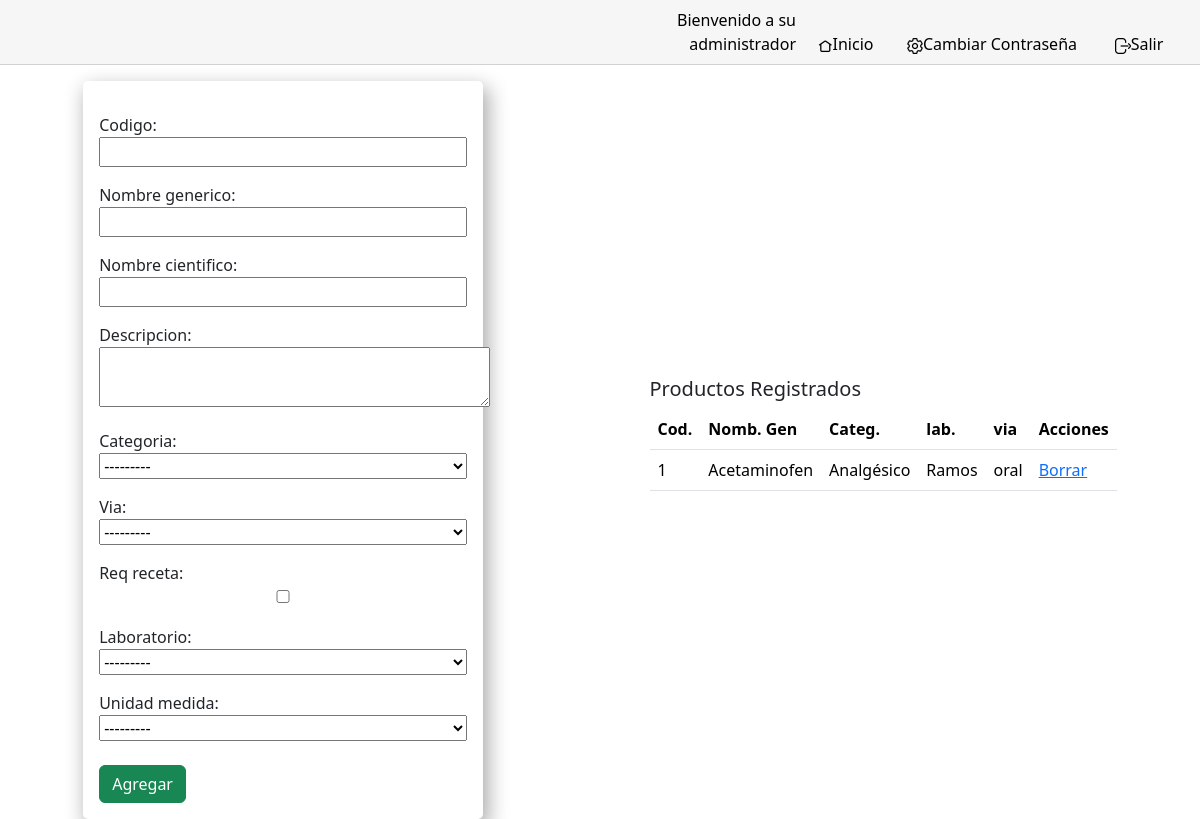
The app's page /productos, older data.
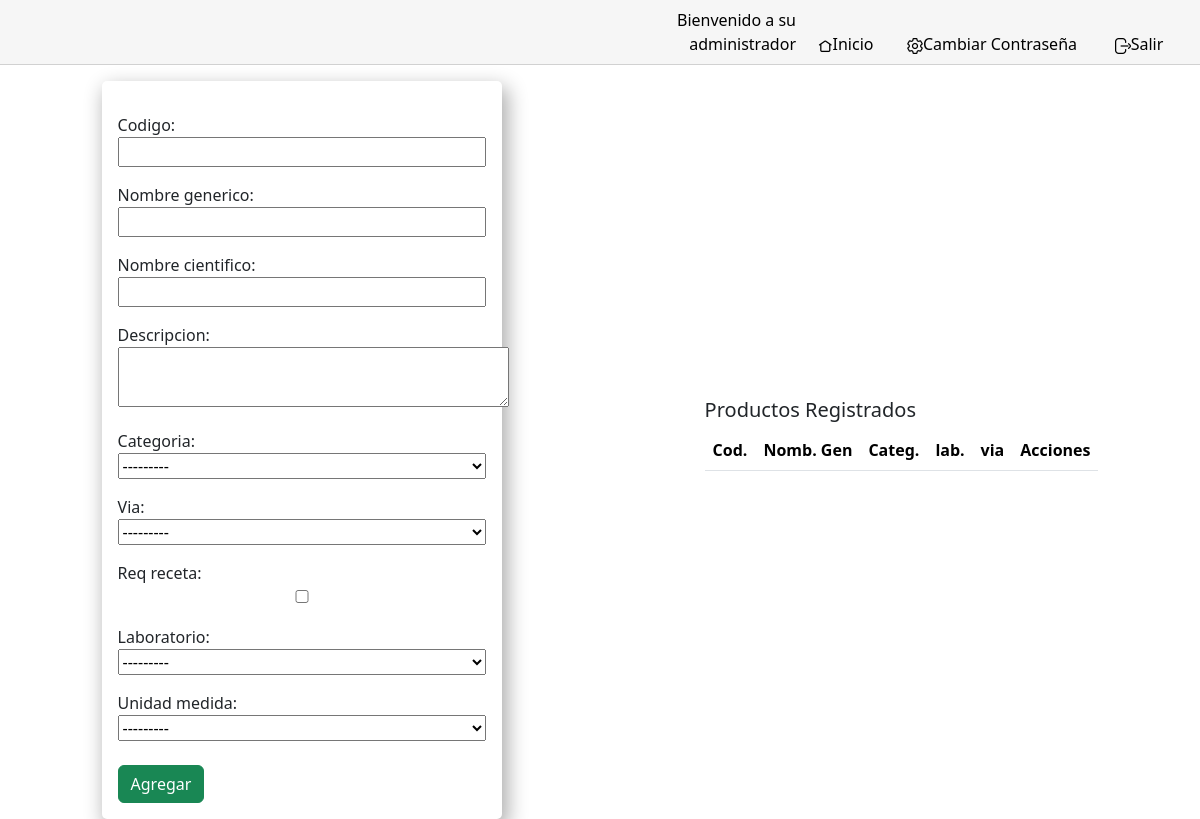
The same page, newer data.
### managefarmacia/models.py (models this page shows, shortened)
class producto(models.Model):
    codigo = models.CharField(max_length=50)
    nombre_generico = models.CharField(max_length=50)
    nombre_cientifico = models.CharField(max_length=50)
    descripcion = models.TextField()
    categoria = models.ForeignKey(categoria, on_delete=models.CASCADE)
    via = models.ForeignKey(via_consumo, on_delete=models.CASCADE)
    req_receta = models.BooleanField()
    laboratorio = models.ForeignKey(laboratorio, on_delete=models.CASCADE)
    unidad = models.ForeignKey(unidad_Medida, on_delete=models.CASCADE)
    precio = models.FloatField()
    fecha_vencimiento = models.DateField()
    cantidad = models.IntegerField()

class categoria(models.Model):
    nombre = models.CharField(max_length=50)
    def __str__(self):
        return f"{self.nombre}"

class laboratorio(models.Model):
    nombre = models.CharField(max_length=50)
    def __str__(self):
        return f"{self.nombre}"

class via_consumo(models.Model):
    nombre = models.CharField(max_length=50)
    def __str__(self):
        return f"{self.nombre}"

### managefarmacia/views.py (the view)
# urls.py: path("productos", views.productos_views, name="productos"),
def productos_views(request):
    return render(request, 'productos.html',{
        'form': nuevo_producto(),
        'productos': producto.objects.all().order_by('id').reverse()
    })

### managefarmacia/forms.py
class nuevo_producto(forms.Form):
    codigo = forms.CharField(max_length=50)
    nombre_generico = forms.CharField(max_length=50)
    nombre_cientifico = forms.CharField(max_length=50)
    descripcion = forms.CharField(widget=forms.Textarea(attrs={'style': 'max-height: 60px;'}))
    categoria = forms.ModelChoiceField(queryset=categoria.objects.all())
    via = forms.ModelChoiceField(queryset=via_consumo.objects.all())
    req_receta = forms.BooleanField()
    laboratorio = forms.ModelChoiceField(queryset=laboratorio.objects.all())
    unidad_Medida = forms.ModelChoiceField(queryset=unidad_Medida.objects.all())

### managefarmacia/models.py (called while the page is built)
    def __str__(self):
        return f"Unidad: {self.nombre} minimo: {self.minimo}"

### managefarmacia/templates/productos.html (shortened to what this page needs)
{% extends "layout.html" %}
{% load static %}
{% block body %}
<div class="col-12 d-flex align-items-center justify-content-around">
    <form class="col-4" id="form">
        {{ form }}
        <button type="button" class="mt-2 btn btn-success" onclick="nuevoProducto()">Agregar</button>
    </form>
    <div>
        <h5>Productos Registrados</h5>
        <div class="scroll-container">
            <table class="table">
                <thead class="thead-light">
                  <tr>
                    <th>Cod.</th>
                    <th>Nomb. Gen</th>
                    <th>Categ.</th>
                    <th>lab.</th>
                    <th>via</th>
                    <th>Acciones</th>
                  </tr>
                </thead>
                <tbody>
                  {% for i in productos %}
                  <tr>
                    <td>{{ i.codigo }}</td>
                    <td>{{ i.nombre_generico }}</td>
                    <td>{{ i.categoria }}</td>
                    <td>{{ i.laboratorio }}</td>
                    <td>{{ i.via }}</td>
                    <td><a href="{% url 'eliminarProducto' i.codigo %}">Borrar</a></td>
                  </tr>
                  {% endfor %}
                </tbody>
              </table>
        </div>
    </div>
</div>
{% endblock %}

Row changes from the older to the newer data that the page shows:
removed producto: codigo "1", nombre_generico "Acetaminofen", categoria "Analgésico", laboratorio "Ramos", via "oral"
